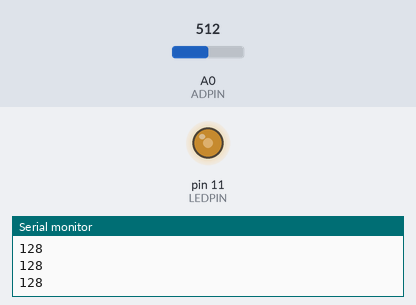
Recording of a sketch running on a simulated Arduino Uno, built with avr-gcc and run on an emulated ATmega328P. Shown: output pins drawn as LEDs (lit = HIGH), the last lines printed to the serial monitor. The inputs (shaded band) are chosen by the test bench; at power-on: A0 (ADPIN) = 512.

Above: at 1.2 s.
1.3 s: A0 (ADPIN) set to 716
At 1.7 s:
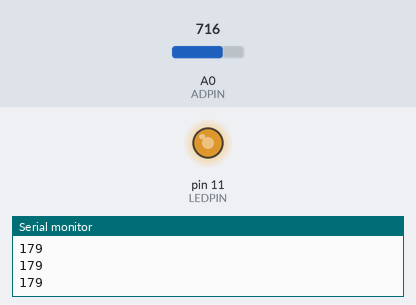
2.8 s: A0 (ADPIN) set to 900
At 4.0 s:
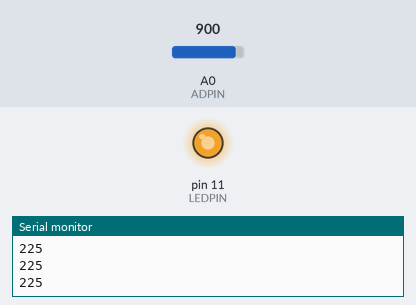
4.3 s: A0 (ADPIN) set to 1023
At 5.3 s:
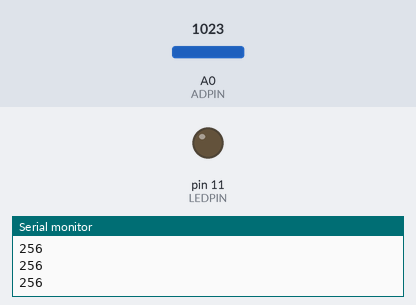
5.8 s: A0 (ADPIN) set to 122
At 6.4 s:
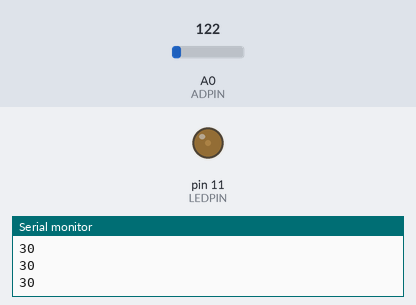
7.3 s: A0 (ADPIN) set to 0
At 8.7 s:
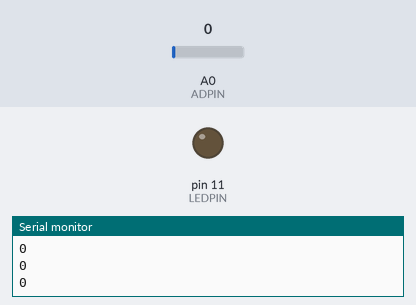
Timing chart, 0 to 9.8 s (numbered marks = the images above; inputs shaded):
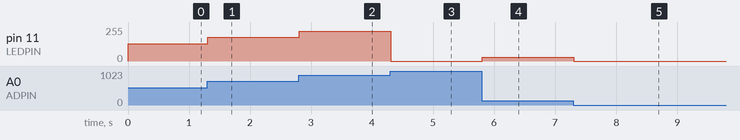

The sketch:

photosensitive.ino
```cpp
// (licence header left out)
int  ADPIN  = A0  ;
int  LEDPIN = 11 ;
int  value = 0 ;
float voltage = 0.0 ;
void setup()
{
    pinMode(LEDPIN,OUTPUT);
    pinMode(ADPIN,INPUT);
    Serial.begin(9600);    //Serial Baud rate is 115200
}
void loop()
{
    value =  analogRead(ADPIN);
    voltage = ( ( float )value )/1023 ;
   value = (int)(voltage * 256) ;              //convert voltage to value
    Serial.println(value);
    analogWrite(LEDPIN,value);

}
```

Measured:
- after the input at 1.3 s, pin 11 (LEDPIN): 128/255 → 179/255 at once
- after the input at 2.8 s, pin 11 (LEDPIN): 179/255 → 225/255 at once
- after the input at 4.3 s, pin 11 (LEDPIN): 225/255 → 0/255 at once
- after the input at 5.8 s, pin 11 (LEDPIN): 0/255 → 30/255 at once
- after the input at 7.3 s, pin 11 (LEDPIN): 30/255 → 0/255 at once
